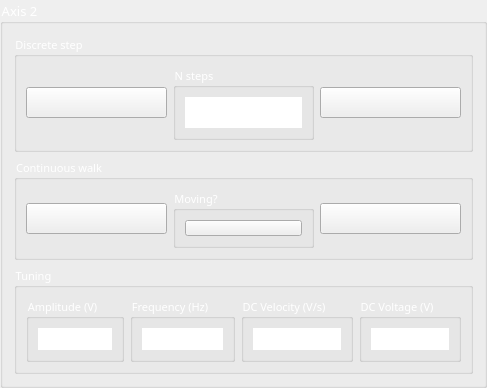
         <widget class="QGroupBox" name="verticalGroupBox_3">
          <property name="maximumSize">
           <size>
            <width>400</width>
            <height>300</height>
           </size>
          </property>
          <property name="font">
           <font>
            <family>Calibri Light</family>
            <pointsize>10</pointsize>
           </font>
          </property>
          <property name="styleSheet">
           <string notr="true">color: rgb(255, 255, 255);</string>
          </property>
          <property name="title">
           <string>Axis 2</string>
          </property>
          <layout class="QVBoxLayout" name="verticalLayout_4">
           <item>
            <widget class="QGroupBox" name="groupBox_10">
             <property name="font">
              <font>
               <family>Calibri Light</family>
               <pointsize>8</pointsize>
              </font>
             </property>
             <property name="styleSheet">
              <string notr="true">color: rgb(255, 255, 255);</string>
             </property>
             <property name="title">
              <string>Discrete step</string>
             </property>
             <layout class="QHBoxLayout" name="horizontalLayout_11">
              <item>
               <widget class="QPushButton" name="step_left_2">
                <property name="minimumSize">
                 <size>
                  <width>0</width>
                  <height>0</height>
                 </size>
                </property>
                <property name="font">
                 <font>
                  <family>Calibri Light</family>
                  <pointsize>12</pointsize>
                 </font>
                </property>
                <property name="styleSheet">
                 <string notr="true"/>
                </property>
                <property name="text">
                 <string/>
                </property>
                <property name="icon">
                 <iconset>
                  <normaloff>left_arrow.svg</normaloff>left_arrow.svg</iconset>
                </property>
                <property name="iconSize">
                 <size>
                  <width>36</width>
                  <height>36</height>
                 </size>
                </property>
                <property name="checkable">
                 <bool>false</bool>
                </property>
               </widget>
              </item>
              <item>
               <widget class="QGroupBox" name="groupBox_11">
                <property name="font">
                 <font>
                  <family>Calibri Light</family>
                  <pointsize>8</pointsize>
                 </font>
                </property>
                <property name="title">
                 <string>N steps</string>
                </property>
                <layout class="QHBoxLayout" name="horizontalLayout_12">
                 <item>
                  <widget class="QSpinBox" name="n_steps_2">
                   <property name="font">
                    <font>
                     <family>Calibri Light</family>
                     <pointsize>12</pointsize>
                     <weight>3</weight>
                     <italic>false</italic>
                     <bold>false</bold>
                    </font>
                   </property>
                   <property name="styleSheet">
                    <string notr="true">font: 25 12pt &quot;Calibri Light&quot;;</string>
                   </property>
                   <property name="frame">
                    <bool>false</bool>
                   </property>
                   <property name="alignment">
                    <set>Qt::AlignCenter</set>
                   </property>
                   <property name="buttonSymbols">
                    <enum>QAbstractSpinBox::NoButtons</enum>
                   </property>
                   <property name="maximum">
                    <number>100</number>
                   </property>
                   <property name="value">
                    <number>1</number>
                   </property>
                  </widget>
                 </item>
                </layout>
               </widget>
              </item>
              <item>
               <widget class="QPushButton" name="step_right_2">
                <property name="minimumSize">
                 <size>
                  <width>0</width>
                  <height>0</height>
                 </size>
                </property>
                <property name="font">
                 <font>
                  <family>Calibri Light</family>
                  <pointsize>12</pointsize>
                 </font>
                </property>
                <property name="styleSheet">
                 <string notr="true"/>
                </property>
                <property name="text">
                 <string/>
                </property>
                <property name="icon">
                 <iconset>
                  <normaloff>right_arrow.svg</normaloff>right_arrow.svg</iconset>
                </property>
                <property name="iconSize">
                 <size>
                  <width>36</width>
                  <height>36</height>
                 </size>
                </property>
                <property name="checkable">
                 <bool>false</bool>
                </property>
               </widget>
              </item>
             </layout>
            </widget>
           </item>
           <item>
            <widget class="QGroupBox" name="groupBox_12">
             <property name="font">
              <font>
               <family>Calibri Light</family>
               <pointsize>8</pointsize>
              </font>
             </property>
             <property name="styleSheet">
              <string notr="true">color: rgb(255, 255, 255);</string>
             </property>
             <property name="title">
              <string>Continuous walk</string>
             </property>
             <layout class="QHBoxLayout" name="horizontalLayout_13">
              <item>
               <widget class="QPushButton" name="walk_left_2">
                <property name="minimumSize">
                 <size>
                  <width>0</width>
                  <height>0</height>
                 </size>
                </property>
                <property name="font">
                 <font>
                  <family>Calibri Light</family>
                  <pointsize>12</pointsize>
                 </font>
                </property>
                <property name="styleSheet">
                 <string notr="true"/>
                </property>
                <property name="text">
                 <string/>
                </property>
                <property name="icon">
                 <iconset>
                  <normaloff>left_arrow.svg</normaloff>left_arrow.svg</iconset>
                </property>
                <property name="iconSize">
                 <size>
                  <width>36</width>
                  <height>36</height>
                 </size>
                </property>
                <property name="checkable">
                 <bool>false</bool>
                </property>
               </widget>
              </item>
              <item>
               <widget class="QGroupBox" name="groupBox_13">
                <property name="font">
                 <font>
                  <family>Calibri Light</family>
                  <pointsize>8</pointsize>
                 </font>
                </property>
                <property name="title">
                 <string>Moving?</string>
                </property>
                <layout class="QHBoxLayout" name="horizontalLayout_14">
                 <item>
                  <widget class="QPushButton" name="is_moving_2">
                   <property name="minimumSize">
                    <size>
                     <width>0</width>
                     <height>16</height>
                    </size>
                   </property>
                   <property name="text">
                    <string/>
                   </property>
                   <property name="icon">
                    <iconset>
                     <normaloff>red_LED_off.svg</normaloff>
                     <normalon>red_LED_on.svg</normalon>red_LED_off.svg</iconset>
                   </property>
                   <property name="checkable">
                    <bool>true</bool>
                   </property>
                  </widget>
                 </item>
                </layout>
               </widget>
              </item>
              <item>
               <widget class="QPushButton" name="walk_right_2">
                <property name="minimumSize">
                 <size>
                  <width>0</width>
                  <height>0</height>
                 </size>
                </property>
                <property name="font">
                 <font>
                  <family>Calibri Light</family>
                  <pointsize>12</pointsize>
                 </font>
                </property>
                <property name="styleSheet">
                 <string notr="true"/>
                </property>
                <property name="text">
                 <string/>
                </property>
                <property name="icon">
                 <iconset>
                  <normaloff>right_arrow.svg</normaloff>right_arrow.svg</iconset>
                </property>
                <property name="iconSize">
                 <size>
                  <width>36</width>
                  <height>36</height>
                 </size>
                </property>
                <property name="checkable">
                 <bool>false</bool>
                </property>
               </widget>
              </item>
             </layout>
            </widget>
           </item>
           <item>
            <widget class="QGroupBox" name="groupBox_14">
             <property name="font">
              <font>
               <family>Calibri Light</family>
               <pointsize>8</pointsize>
              </font>
             </property>
             <property name="styleSheet">
              <string notr="true">color: rgb(255, 255, 255);</string>
             </property>
             <property name="title">
              <string>Tuning</string>
             </property>
             <layout class="QHBoxLayout" name="horizontalLayout_15">
              <item>
               <widget class="QGroupBox" name="groupBox_15">
                <property name="font">
                 <font>
                  <family>Calibri Light</family>
                  <pointsize>8</pointsize>
                 </font>
                </property>
                <property name="title">
                 <string>Amplitude (V)</string>
                </property>
                <layout class="QHBoxLayout" name="horizontalLayout_16">
                 <item>
                  <widget class="QDoubleSpinBox" name="amplitude_2">
                   <property name="styleSheet">
                    <string notr="true">font: 25 12pt &quot;Calibri Light&quot;;
color: rgb(255, 255, 255);</string>
                   </property>
                   <property name="frame">
                    <bool>false</bool>
                   </property>
                   <property name="alignment">
                    <set>Qt::AlignCenter</set>
                   </property>
                   <property name="buttonSymbols">
                    <enum>QAbstractSpinBox::NoButtons</enum>
                   </property>
                   <property name="decimals">
                    <number>1</number>
                   </property>
                   <property name="maximum">
                    <double>100.000000000000000</double>
                   </property>
                   <property name="value">
                    <double>50.000000000000000</double>
                   </property>
                  </widget>
                 </item>
                </layout>
               </widget>
              </item>
              <item>
               <widget class="QGroupBox" name="groupBox_16">
                <property name="font">
                 <font>
                  <family>Calibri Light</family>
                  <pointsize>8</pointsize>
                 </font>
                </property>
                <property name="title">
                 <string>Frequency (Hz)</string>
                </property>
                <layout class="QHBoxLayout" name="horizontalLayout_17">
                 <item>
                  <widget class="QDoubleSpinBox" name="frequency_2">
                   <property name="styleSheet">
                    <string notr="true">font: 25 12pt &quot;Calibri Light&quot;;
color: rgb(255, 255, 255);</string>
                   </property>
                   <property name="frame">
                    <bool>false</bool>
                   </property>
                   <property name="alignment">
                    <set>Qt::AlignCenter</set>
                   </property>
                   <property name="buttonSymbols">
                    <enum>QAbstractSpinBox::NoButtons</enum>
                   </property>
                   <property name="decimals">
                    <number>1</number>
                   </property>
                   <property name="maximum">
                    <double>20000.000000000000000</double>
                   </property>
                   <property name="value">
                    <double>30.000000000000000</double>
                   </property>
                  </widget>
                 </item>
                </layout>
               </widget>
              </item>
              <item>
               <widget class="QGroupBox" name="groupBox_17">
                <property name="font">
                 <font>
                  <family>Calibri Light</family>
                  <pointsize>8</pointsize>
                 </font>
                </property>
                <property name="title">
                 <string>DC Velocity (V/s)</string>
                </property>
                <layout class="QHBoxLayout" name="horizontalLayout_18">
                 <item>
                  <widget class="QDoubleSpinBox" name="velocity_2">
                   <property name="styleSheet">
                    <string notr="true">font: 25 12pt &quot;Calibri Light&quot;;
color: rgb(255, 255, 255);</string>
                   </property>
                   <property name="frame">
                    <bool>false</bool>
                   </property>
                   <property name="alignment">
                    <set>Qt::AlignCenter</set>
                   </property>
                   <property name="buttonSymbols">
                    <enum>QAbstractSpinBox::NoButtons</enum>
                   </property>
                   <property name="decimals">
                    <number>1</number>
                   </property>
                   <property name="maximum">
                    <double>10000000.000000000000000</double>
                   </property>
                   <property name="value">
                    <double>100.000000000000000</double>
                   </property>
                  </widget>
                 </item>
                </layout>
               </widget>
              </item>
              <item>
               <widget class="QGroupBox" name="groupBox_18">
                <property name="font">
                 <font>
                  <family>Calibri Light</family>
                  <pointsize>8</pointsize>
                 </font>
                </property>
                <property name="title">
                 <string>DC Voltage (V)</string>
                </property>
                <layout class="QHBoxLayout" name="horizontalLayout_19">
                 <item>
                  <widget class="QDoubleSpinBox" name="voltage_2">
                   <property name="styleSheet">
                    <string notr="true">font: 25 12pt &quot;Calibri Light&quot;;
color: rgb(255, 255, 255);</string>
                   </property>
                   <property name="frame">
                    <bool>false</bool>
                   </property>
                   <property name="alignment">
                    <set>Qt::AlignCenter</set>
                   </property>
                   <property name="buttonSymbols">
                    <enum>QAbstractSpinBox::NoButtons</enum>
                   </property>
                   <property name="decimals">
                    <number>1</number>
                   </property>
                   <property name="maximum">
                    <double>100.000000000000000</double>
                   </property>
                   <property name="value">
                    <double>50.000000000000000</double>
                   </property>
                  </widget>
                 </item>
                </layout>
               </widget>
              </item>
             </layout>
            </widget>
           </item>
          </layout>
         </widget>
